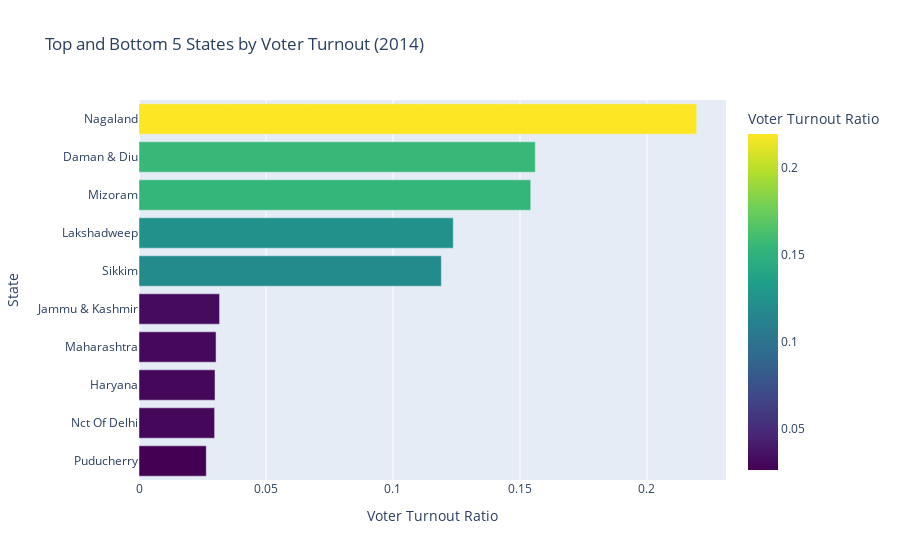
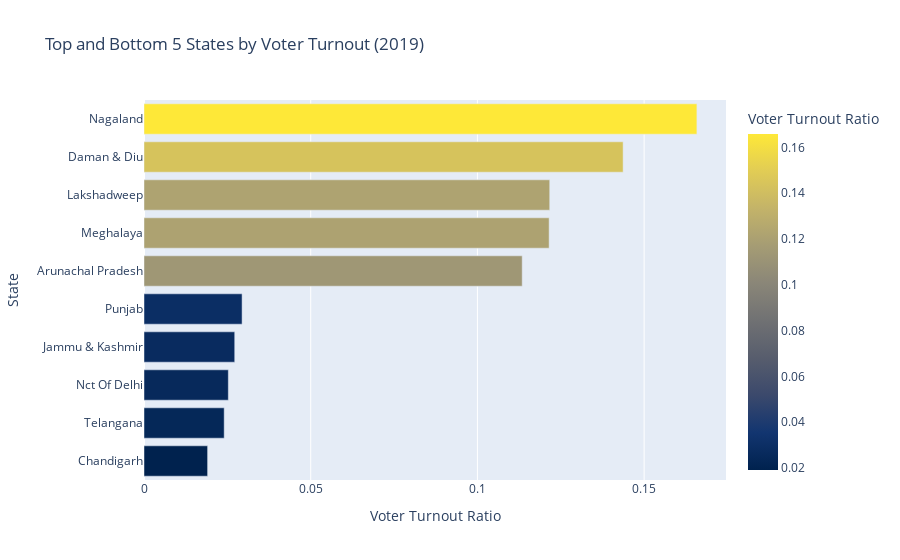

Source (notebook cell) for these figures, in order:
### Code cell
top_bottom_2014 = pd.concat([top5_state_2014, bottom5_state_2014]).sort_values('turnout_ratio')
top_bottom_2019 = pd.concat([top5_state_2019, bottom5_state_2019]).sort_values('turnout_ratio')

fig_2014 = px.bar(
    top_bottom_2014,
    x='turnout_ratio',
    y='state',
    orientation='h',          
    color='turnout_ratio',
    color_continuous_scale='Viridis',
    hover_data=['total_votes', 'total_electors'],
    title='Top and Bottom 5 States by Voter Turnout (2014)',
    labels={'state':'State', 'turnout_ratio':'Voter Turnout Ratio'}
)

fig_2014.update_layout(yaxis={'categoryorder':'total ascending'})  # sort bars
fig_2014.show()

fig_2019 = px.bar(
    top_bottom_2019,
    x='turnout_ratio',
    y='state',
    orientation='h',
    color='turnout_ratio',
    color_continuous_scale='Cividis',
    hover_data=['total_votes', 'total_electors'],
    title='Top and Bottom 5 States by Voter Turnout (2019)',
    labels={'state':'State', 'turnout_ratio':'Voter Turnout Ratio'}
)

fig_2019.update_layout(yaxis={'categoryorder':'total ascending'})
fig_2019.show()

### Figure 1 — Plotly figure (JSON) as saved in the notebook; plotly's stock layout.template omitted (floating-point values rounded to 4 significant figures)
{"data": [{"customdata": [[740017, 27942067], [8271766, 277906739], [11495151, 384048106], [48717419, 1605928601], [3566863, 112439488], [308967, 2595390], [43239, 349454], [433201, 2808680], [87233, 559135], [1038910, 4731888]], "hovertemplate": "Voter Turnout Ratio=%{marker.color}<br>State=%{y}<br>total_votes=%{customdata[0]}<br>total_electors=%{customdata[1]}<extra></extra>", "legendgroup": "", "marker": {"color": [0.02648, 0.02976, 0.02993, 0.03034, 0.03172, 0.119, 0.1237, 0.1542, 0.156, 0.2196], "coloraxis": "coloraxis", "pattern": {"shape": ""}}, "name": "", "orientation": "h", "showlegend": false, "textposition": "auto", "type": "bar", "x": [0.02648, 0.02976, 0.02993, 0.03034, 0.03172, 0.119, 0.1237, 0.1542, 0.156, 0.2196], "xaxis": "x", "y": ["Puducherry", "Nct Of Delhi", "Haryana", "Maharashtra", "Jammu & Kashmir", "Sikkim", "Lakshadweep", "Mizoram", "Daman & Diu", "Nagaland"], "yaxis": "y"}], "layout": {"barmode": "relative", "coloraxis": {"colorbar": {"title": {"text": "Voter Turnout Ratio"}}, "colorscale": [[0, "#440154"], [0.1111, "#482878"], [0.2222, "#3e4989"], [0.3333, "#31688e"], [0.4444, "#26828e"], [0.5556, "#1f9e89"], [0.6667, "#35b779"], [0.7778, "#6ece58"], [0.8889, "#b5de2b"], [1, "#fde725"]]}, "legend": {"tracegroupgap": 0}, "title": {"text": "Top and Bottom 5 States by Voter Turnout (2014)"}, "xaxis": {"anchor": "y", "domain": [0, 1], "title": {"text": "Voter Turnout Ratio"}}, "yaxis": {"anchor": "x", "categoryorder": "total ascending", "domain": [0, 1], "title": {"text": "State"}}}}

### Figure 2 — Plotly figure (JSON) as saved in the notebook; plotly's stock layout.template omitted (floating-point values rounded to 4 significant figures)
{"data": [{"customdata": [[456568, 23928973], [18642895, 775172300], [8679012, 343150615], [3552622, 130560222], [13765432, 467916199], [652091, 5748928], [1367231, 11252602], [47009, 386323], [87469, 608700], [1006357, 6068885]], "hovertemplate": "Voter Turnout Ratio=%{marker.color}<br>State=%{y}<br>total_votes=%{customdata[0]}<br>total_electors=%{customdata[1]}<extra></extra>", "legendgroup": "", "marker": {"color": [0.01908, 0.02405, 0.02529, 0.02721, 0.02942, 0.1134, 0.1215, 0.1217, 0.1437, 0.1658], "coloraxis": "coloraxis", "pattern": {"shape": ""}}, "name": "", "orientation": "h", "showlegend": false, "textposition": "auto", "type": "bar", "x": [0.01908, 0.02405, 0.02529, 0.02721, 0.02942, 0.1134, 0.1215, 0.1217, 0.1437, 0.1658], "xaxis": "x", "y": ["Chandigarh", "Telangana", "Nct Of Delhi", "Jammu & Kashmir", "Punjab", "Arunachal Pradesh", "Meghalaya", "Lakshadweep", "Daman & Diu", "Nagaland"], "yaxis": "y"}], "layout": {"barmode": "relative", "coloraxis": {"colorbar": {"title": {"text": "Voter Turnout Ratio"}}, "colorscale": [[0, "#00224e"], [0.1111, "#123570"], [0.2222, "#3b496c"], [0.3333, "#575d6d"], [0.4444, "#707173"], [0.5556, "#8a8678"], [0.6667, "#a59c74"], [0.7778, "#c3b369"], [0.8889, "#e1cc55"], [1, "#fee838"]]}, "legend": {"tracegroupgap": 0}, "title": {"text": "Top and Bottom 5 States by Voter Turnout (2019)"}, "xaxis": {"anchor": "y", "domain": [0, 1], "title": {"text": "Voter Turnout Ratio"}}, "yaxis": {"anchor": "x", "categoryorder": "total ascending", "domain": [0, 1], "title": {"text": "State"}}}}
